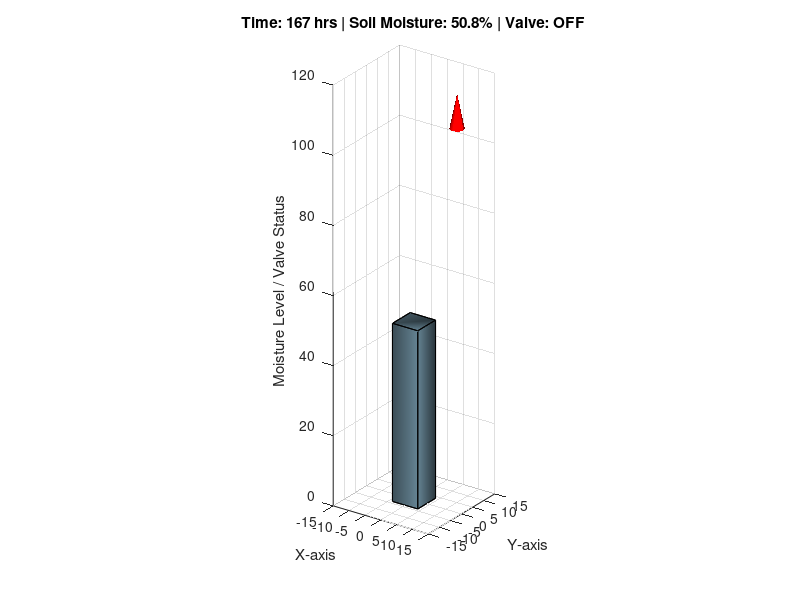
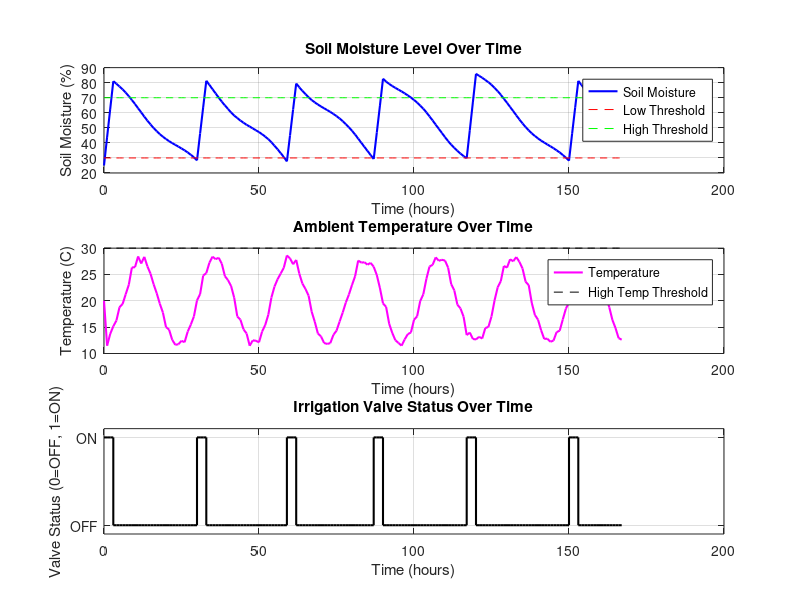

Write MATLAB code to recreate these figures, in order. (Note: this script raises an error after producing the figures.)
% Smart Irrigation System Simulation
% This script simulates a basic smart irrigation system.
% It includes simulated sensor data, decision logic, actuator control,
% 2D plots, and a 3D animation.

% Clear workspace, command window, and close all figures
clear; clc; close all;

% --- Simulation Parameters ---
simulationDuration = 24 * 7; % Total simulation time in hours (e.g., 7 days)
timeStep = 1;                % Time step in hours
timeVector = 0:timeStep:(simulationDuration - timeStep); % Time vector for simulation
numSteps = length(timeVector);

% --- Irrigation System Parameters ---
soilMoistureThreshold_Low = 30;  % % - Irrigate if moisture drops below this
soilMoistureThreshold_High = 70; % % - Stop irrigating if moisture goes above this
irrigationRate = 20;             % %/hour - How much moisture increases when irrigating
dryingRate = 2;                  % %/hour - How much moisture decreases naturally (evaporation, plant uptake)
temperatureThreshold_High = 30;  % Celsius - High temperature might increase drying or trigger caution

% --- Initialize Variables to Store Data ---
soilMoisture = zeros(1, numSteps);
temperature = zeros(1, numSteps);
valveStatus = zeros(1, numSteps); % 0 for OFF, 1 for ON

% --- Initial Conditions ---
soilMoisture(1) = 25; % Start with relatively dry soil
temperature(1) = 20;  % Initial temperature
% valveStatus(1) will be determined in the first loop iteration.

% --- Setup for 3D Animation ---
fprintf('Setting up 3D animation window...\n');
fig3D = figure('Name', '3D Smart Irrigation Animation', 'NumberTitle', 'off', 'Position', [50, 50, 700, 550]);
ax3d = axes(fig3D);
hold(ax3d, 'on');
grid(ax3d, 'on');
axis(ax3d, 'equal'); % Set aspect ratio to be equal
view(ax3d, 35, 25);  % Azimuth and Elevation for 3D view
xlabel(ax3d, 'X-axis');
ylabel(ax3d, 'Y-axis');
zlabel(ax3d, 'Moisture Level / Valve Status');
zlim(ax3d, [0 120]); % Z-axis limits (max moisture 100, valve indicator above)
xlim(ax3d, [-15 15]);
ylim(ax3d, [-15 15]);

% Define 3D objects:
% 1. Soil Moisture Bar (cuboid)
% Base coordinates for the bar (centered at origin for this example)
bar_base_x = [-4, 4, 4, -4];
bar_base_y = [-4, -4, 4, 4];

% Vertices for the cuboid. Height will be updated.
% V = [bottom_face_vertices; top_face_vertices]
% Each face has 4 vertices (x,y,z)
initial_bar_height = max(0, soilMoisture(1)); % Ensure non-negative
V_bar = [bar_base_x', bar_base_y', zeros(4,1);         % Bottom face (z=0)
         bar_base_x', bar_base_y', initial_bar_height*ones(4,1)]; % Top face (z=height)

% Faces of the cuboid
F_bar = [1 2 3 4; % Bottom face
         5 6 7 8; % Top face
         1 2 6 5; % Side
         2 3 7 6; % Side
         3 4 8 7; % Side
         4 1 5 8]; % Side

% Initial color for moisture bar
initial_moisture_color_intensity = initial_bar_height / 100;
dry_color = [0.6, 0.4, 0.2]; % Brownish for dry
wet_color = [0.1, 0.5, 0.8]; % Bluish-green for wet
initial_bar_color = dry_color * (1-initial_moisture_color_intensity) + wet_color * initial_moisture_color_intensity;

moisture_bar_patch = patch(ax3d, 'Vertices', V_bar, 'Faces', F_bar, ...
                           'FaceColor', initial_bar_color, 'EdgeColor', 'black', 'FaceAlpha', 0.8);

% 2. Valve Status Indicator (e.g., a cone)
% Cone parameters: [base_radius, top_radius], number_of_sides
[Xc,Yc,Zc_unit] = cylinder([2 0], 12); % Cone shape (unit height 0 to 1)
% Scale and position the cone (e.g., above the max bar height)
valve_indicator_height = 10;
valve_indicator_base_z = 105;
Zc = Zc_unit * valve_indicator_height + valve_indicator_base_z;
% Position the cone slightly offset in X/Y
valve_indicator_surf = surf(ax3d, Xc+8, Yc+8, Zc, ...
                            'FaceColor', 'red', 'EdgeColor', 'none', 'Visible', 'off'); % Initially off

% Add lighting to the 3D scene
camlight(ax3d, 'headlight');
lighting(ax3d, 'gouraud');
material(ax3d, 'dull'); % Adjust material properties for better appearance

% --- Main Simulation Loop ---
fprintf('Starting Smart Irrigation System Simulation...\n');

for i = 1:numSteps
    currentTime = timeVector(i);
    if mod(currentTime, 24) == 0 % Print day number
        fprintf('--- Day %d ---\n', currentTime/24 + 1);
    end
    fprintf('Time: %d hours\n', currentTime);

    % --- 1. Simulate Sensor Readings ---
    % Simulate Temperature
    if i > 1
        dailyCycle = sin(2 * pi * currentTime / 24 - pi/2); % Adjusted phase for more typical daily cycle (low at night, high mid-day)
        baseTemperature = 20; % Average daily temperature
        tempAmplitude = 8;    % Amplitude of daily temperature fluctuation
        temperature(i) = baseTemperature + tempAmplitude * dailyCycle + (rand()-0.5)*2; % Add some noise
    elseif i == 1
        temperature(i) = temperature(1); % Use initial temperature for the first step
    end
    fprintf('  Current Temperature: %.2f C\n', temperature(i));

    % Simulate Soil Moisture
    if i > 1
        soilMoisture(i) = soilMoisture(i-1); % Start with previous value

        % Effect of drying (influenced by temperature)
        % Temperature factor: higher temp = higher drying. Normalized around 20C.
        tempFactor = max(0.5, temperature(i)/20); % Avoid excessively low/high factors
        soilMoisture(i) = soilMoisture(i) - dryingRate * tempFactor * timeStep;

        % Effect of irrigation (if valve was ON in the previous step)
        if valveStatus(i-1) == 1
            soilMoisture(i) = soilMoisture(i) + irrigationRate * timeStep;
        end
        % Ensure soil moisture stays within realistic bounds (0-100%)
        soilMoisture(i) = max(0, min(100, soilMoisture(i)));
    elseif i == 1
         soilMoisture(i) = soilMoisture(1); % Use initial moisture for the first step
    end
    fprintf('  Current Soil Moisture: %.2f %%\n', soilMoisture(i));

    % --- 2. Decision Logic ---
    if soilMoisture(i) < soilMoistureThreshold_Low
        valveStatus(i) = 1; % Turn valve ON
        fprintf('  Decision: Soil moisture LOW (%.1f%%). Turning valve ON.\n', soilMoisture(i));
    elseif soilMoisture(i) > soilMoistureThreshold_High
        valveStatus(i) = 0; % Turn valve OFF
        fprintf('  Decision: Soil moisture HIGH (%.1f%%). Turning valve OFF.\n', soilMoisture(i));
    elseif i > 1 % Maintain previous state if within deadband (hysteresis)
        valveStatus(i) = valveStatus(i-1);
        if valveStatus(i) == 1
            fprintf('  Decision: Soil moisture (%.1f%%) in range. Valve remains ON.\n', soilMoisture(i));
        else
            fprintf('  Decision: Soil moisture (%.1f%%) in range. Valve remains OFF.\n', soilMoisture(i));
        end
    else % Initial state for valve (i=1, and not yet determined by thresholds)
        valveStatus(i) = 0; % Default to OFF for the very first step if no other condition met
        fprintf('  Decision: Initial state check, valve OFF.\n');
    end

    % --- 3. Actuator Control (Simulated) ---
    if valveStatus(i) == 1
        fprintf('  Actuator: Valve is ON.\n');
    else
        fprintf('  Actuator: Valve is OFF.\n');
    end

    % --- 4. Update 3D Animation ---
    figure(fig3D); % Ensure the 3D figure is the current figure for updates

    % Update soil moisture bar height
    current_bar_height = max(0, soilMoisture(i)); % Ensure non-negative
    V_bar_new = [bar_base_x', bar_base_y', zeros(4,1);
                 bar_base_x', bar_base_y', current_bar_height*ones(4,1)];
    set(moisture_bar_patch, 'Vertices', V_bar_new);

    % Update soil moisture bar color
    moisture_color_intensity = current_bar_height / 100; % Normalized 0-1
    current_bar_color = dry_color * (1-moisture_color_intensity) + wet_color * moisture_color_intensity;
    set(moisture_bar_patch, 'FaceColor', current_bar_color);

    % Update valve indicator visibility and color
    if valveStatus(i) == 1 % Valve ON
        set(valve_indicator_surf, 'Visible', 'on', 'FaceColor', 'green');
    else % Valve OFF
        set(valve_indicator_surf, 'Visible', 'on', 'FaceColor', 'red'); % Keep visible but red for OFF
        % Alternatively, to make it disappear when OFF:
        % set(valve_indicator_surf, 'Visible', 'off');
    end
    
    % Update 3D plot title
    if valveStatus(i) == 1
        valveStr = 'ON';
    else
        valveStr = 'OFF';
    end
    title(ax3d, sprintf('Time: %d hrs | Soil Moisture: %.1f%% | Valve: %s', ...
                        currentTime, soilMoisture(i), valveStr));

    drawnow;       % Update the figure window
    pause(0.05);   % Pause for a short duration to control animation speed

    fprintf('-------------------------------------\n');
end

fprintf('Simulation Complete.\n');

% --- 5. 2D Visualization (Original Plots) ---
fprintf('Generating 2D plots...\n');
figure('Name', 'Smart Irrigation System Simulation Results (2D)', 'NumberTitle', 'off', 'Position', [800, 50, 700, 800]);

% Plot Soil Moisture
subplot(3,1,1);
plot(timeVector, soilMoisture, 'b-', 'LineWidth', 1.5);
hold on;
plot(timeVector, ones(1,numSteps)*soilMoistureThreshold_Low, 'r--', 'DisplayName', 'Low Threshold');
plot(timeVector, ones(1,numSteps)*soilMoistureThreshold_High, 'g--', 'DisplayName', 'High Threshold');
hold off;
title('Soil Moisture Level Over Time');
xlabel('Time (hours)');
ylabel('Soil Moisture (%)');
legend('Soil Moisture', 'Low Threshold', 'High Threshold', 'Location', 'best');
grid on;

% Plot Temperature
subplot(3,1,2);
plot(timeVector, temperature, 'm-', 'LineWidth', 1.5);
hold on;
plot(timeVector, ones(1,numSteps)*temperatureThreshold_High, 'k--', 'DisplayName', 'High Temp Threshold');
hold off;
title('Ambient Temperature Over Time');
xlabel('Time (hours)');
ylabel('Temperature (C)');
legend('Temperature', 'High Temp Threshold', 'Location', 'best');
grid on;

% Plot Valve Status
subplot(3,1,3);
stairs(timeVector, valveStatus, 'k-', 'LineWidth', 1.5); % Use stairs for clear ON/OFF states
title('Irrigation Valve Status Over Time');
xlabel('Time (hours)');
ylabel('Valve Status (0=OFF, 1=ON)');
ylim([-0.1, 1.1]);
yticks([0 1]);
yticklabels({'OFF', 'ON'});
grid on;

sgtitle('Smart Irrigation System Simulation (2D Time Series)'); % Super title for the 2D figure

fprintf('Plots generated. End of script.\n');
